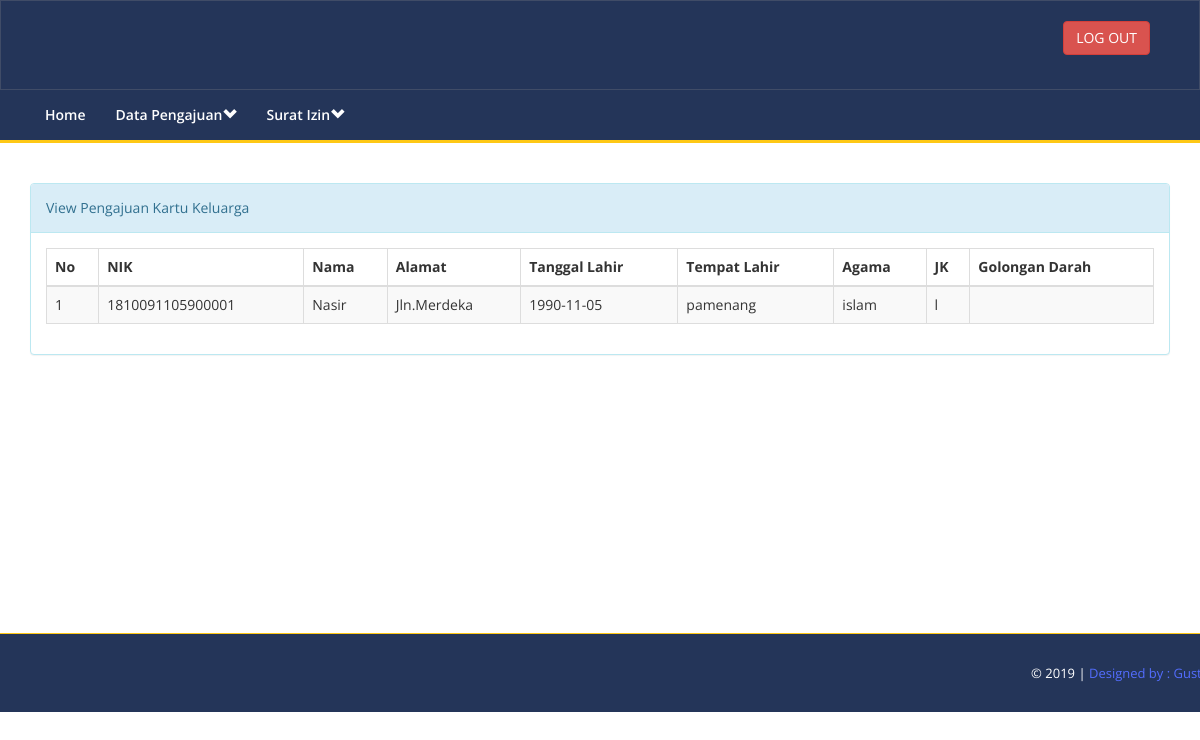
/admin/laporan_kk.php (signed in), run on the app's committed database.
### tables this page shows
CREATE TABLE `tbl_form_kk` (
  `id_form_kk` int(6) NOT NULL,
  `nik` char(16) NOT NULL DEFAULT '0',
  `nama_kk` varchar(50) NOT NULL,
  `alamat` varchar(100) NOT NULL,
  `tgl_lahir` date NOT NULL,
  `tempat_lahir` varchar(100) NOT NULL,
  `agama` char(10) NOT NULL,
  `jk` char(1) NOT NULL,
  `golongan_darah` char(2) NOT NULL,
  `kebangsaan` varchar(10) NOT NULL,
  `pekerjaan` varchar(50) NOT NULL,
  `pendidikan` varchar(20) NOT NULL,
  `status_pernikahan` varchar(20) NOT NULL,
  `nama_ayah` varchar(50) NOT NULL,
  `nama_ibu` varchar(50) NOT NULL,
  `id_rt` int(6) NOT NULL,
  `id_rw` int(6) NOT NULL,
  `tgl_pengajuan` date NOT NULL,
  `verif_rt` char(1) NOT NULL,
  `verif_admin` char(1) NOT NULL,
  `verif_lurah` char(1) NOT NULL
);

### admin/laporan_kk.php (the view, shortened to what this page needs)
<?php
	include'header.php';
?>
<div id="print">
<div class="content-wrapper">
    <div class="container">
    <div class="row">
    <div class="col-md-12 col-sm-12 col-xs-12">
        <div class="panel panel-info">
            <div class="panel-heading">
                View Pengajuan Kartu Keluarga
            </div>
            <div class="panel-body">
                <div class="table-responsive">
                                <table class="table table-striped table-bordered table-hover">
                                    <thead>
                                        <tr>
                                            <th>No</th>
											<th>NIK</th>
											<th>Nama</th>
											<th>Alamat</th>
											<th>Tanggal Lahir</th>
											<th>Tempat Lahir</th>
											<th>Agama</th>
											<th>JK</th>
											<th>Golongan Darah</th>
											                                        </tr>
                                    </thead>
                                    <tbody>
									<?php
									include"aksi/koneksi.php";
									$no=1;
									$q=mysqli_query($connect, "select * from tbl_form_kk  where verif_rt='Y'");
									while($data=mysqli_fetch_assoc($q)){
									?>
                                        <tr >
                                            <td><?php echo $no; ?></td>
											<td><?php echo $data['nik']; ?></td>
											<td><?php echo $data['nama_kk']; ?></td>
											<td><?php echo $data['alamat']; ?></td>
											<td><?php echo $data['tgl_lahir']; ?></td>
											<td><?php echo $data['tempat_lahir']; ?></td>
											<td><?php echo $data['agama']; ?></td>
											<td><?php echo $data['jk']; ?></td>
											<td><?php echo $data['golongan_darah']; ?></td>
                                        </tr>
										<?php $no++;} ?>
                                    </tbody>
                                </table>
                            </div>
             </div>
        </div>
    </div>
	</div>
	</div>
</div>
</div>
<?php
	include"footer.php";
?>

### admin/assets/css/style.css (style rules this page uses)
.content-wrapper { margin-top: 40px; min-height:450px; padding-bottom:90px; }

### data on the page
tbl_form_kk: nik "1810091105900001", nama_kk "Nasir", alamat "Jln.Merdeka", tgl_lahir "1990-11-05", tempat_lahir "pamenang", agama "islam", jk "l"
